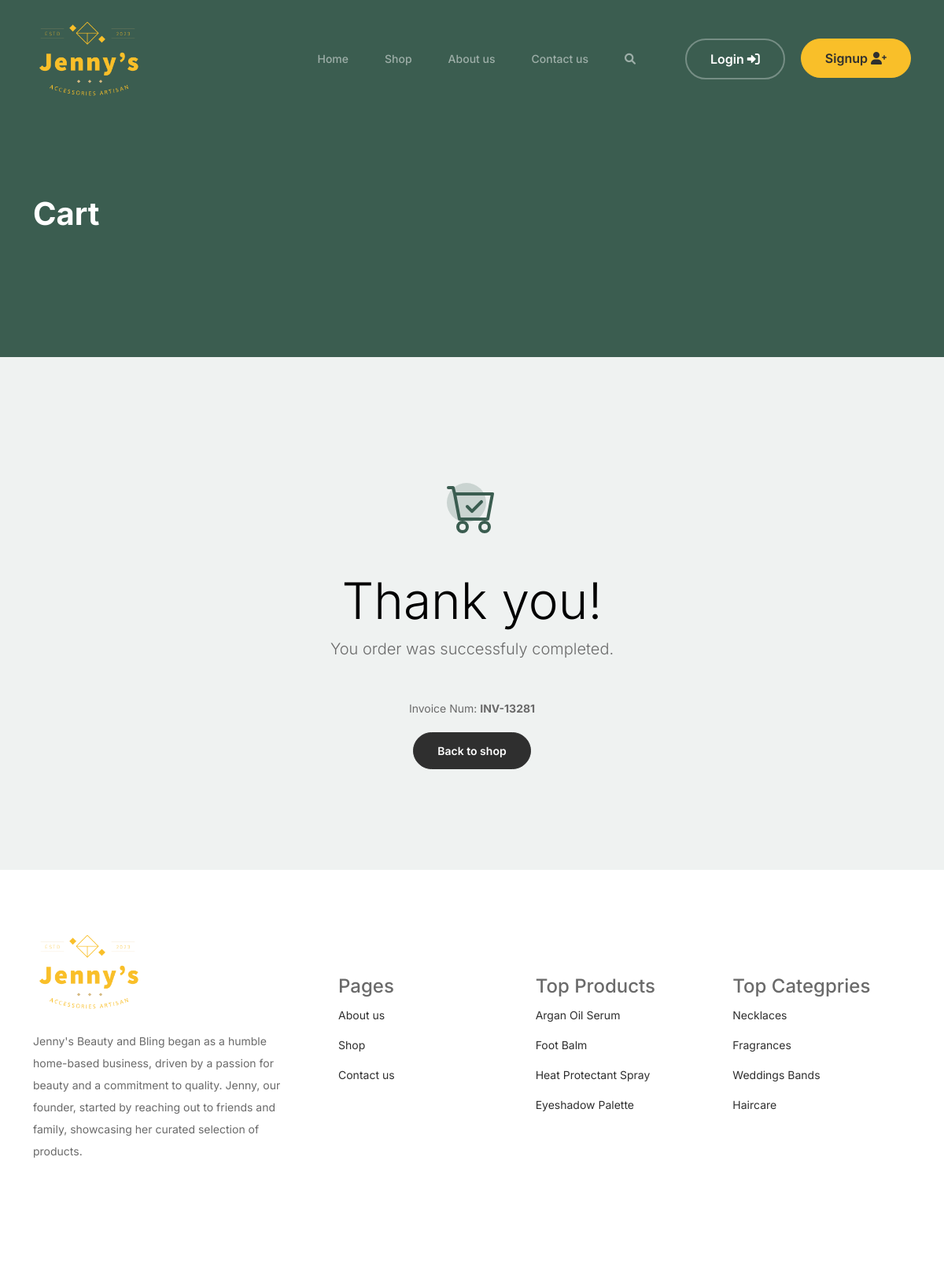
Page /thankyou.php?inv-num=33 on the committed database.
### tables this page shows
CREATE TABLE `orders` (
  `o_id` int(11) NOT NULL AUTO_INCREMENT,
  `u_id` int(11) DEFAULT NULL,
  `invoice_num` varchar(255) DEFAULT NULL,
  `order_date` timestamp NOT NULL DEFAULT current_timestamp(),
  PRIMARY KEY (`o_id`),
  UNIQUE KEY `invoice_num` (`invoice_num`)
);

CREATE TABLE `products` (
  `p_id` int(11) NOT NULL AUTO_INCREMENT,
  `p_name` varchar(255) DEFAULT NULL,
  `p_image` varchar(255) DEFAULT NULL,
  `p_price` varchar(255) DEFAULT NULL,
  `c_id` int(11) DEFAULT NULL,
  `p_stock` int(11) DEFAULT NULL,
  `p_desc` varchar(255) DEFAULT NULL,
  PRIMARY KEY (`p_id`),
  KEY `c_id` (`c_id`),
  CONSTRAINT `products_ibfk_1` FOREIGN KEY (`c_id`) REFERENCES `categories` (`c_id`)
);

CREATE TABLE `categories` (
  `c_id` int(11) NOT NULL AUTO_INCREMENT,
  `c_name` varchar(255) DEFAULT NULL,
  PRIMARY KEY (`c_id`)
);

### thankyou.php (the view, shortened to what this page needs)
<!doctype html>
<html lang="en">
<head>
		<link href="css/bootstrap.min.css" rel="stylesheet">
		<link href="https://cdnjs.cloudflare.com/ajax/libs/font-awesome/6.0.0-beta3/css/all.min.css" rel="stylesheet">
		<link href="css/tiny-slider.css" rel="stylesheet">
		<link href="css/style.css" rel="stylesheet">
	</head>
	<body>
		<?php
			require_once(__DIR__ . "/config/database-con.php");
			include_once(__DIR__ . "/components/header.php");
		?>
			<div class="hero">
				<div class="container">
					<div class="row justify-content-between">
						<div class="col-lg-5">
							<div class="intro-excerpt">
								<h1>Cart</h1>
							</div>
						</div>
						<div class="col-lg-7">
						</div>
					</div>
				</div>
			</div>
		<div class="untree_co-section">
    <div class="container">
      <div class="row">
        <div class="col-md-12 text-center pt-5">
          <span class="display-3 thankyou-icon text-primary">
          </span>
          <h2 class="display-3 text-black">Thank you!</h2>
          <p class="lead mb-5">You order was successfuly completed.</p>
		  <?php
		 	if(isset($_GET['inv-num'])){
				 $oId = $_GET['inv-num'];
				 $sqlQuery = "SELECT `invoice_num` FROM `orders` WHERE o_id=$oId";
				 $result = mysqli_query($connection, $sqlQuery);
				 if($result && mysqli_num_rows($result) > 0){
					$row = mysqli_fetch_assoc($result);
					$invNum = $row['invoice_num'];
					echo "<p>Invoice Num: <b>$invNum</b></p>";
				 }
			}
		  ?>
          <p><a href="shop.php" class="btn btn-sm btn-outline-black">Back to shop</a></p>
        </div>
      </div>
    </div>
  </div>
		<?php
			include_once(__DIR__ . "/components/footer.php");
		?>
	</body>
</html>

### components/footer.php
<footer class="footer-section">
    <div class="container relative">
        <div class="row g-5 mb-5">
            <div class="col-lg-4">
                <div class="mb-4 footer-logo-wrap">
                    <a href="#" class="footer-logo">
                        <img src="./images/logo-01-01.png" style="width: 144px;" alt="">
                    </a>
                </div>
                <p class="mb-4">
                    Jenny's Beauty and Bling began as a humble home-based business, driven by a passion for beauty and a commitment to quality. Jenny, our founder, started by reaching out to friends and family, showcasing her curated selection of products.
                </p>
            </div>
            <div class="col-lg-8">
                <div class="row links-wrap">
                    <div class="col-6 col-sm-6 col-md-4">
                        <h4>Pages</h4>
                        <ul class="list-unstyled">
                            <li><a href="./about.php">About us</a></li>
                            <li><a href="./shop.php">Shop</a></li>
                            <li><a href="./contact.php">Contact us</a></li>
                        </ul>
                    </div>
                    <div class="col-6 col-sm-6 col-md-4">
                        <h4>Top Products</h4>
                        <ul class="list-unstyled">
                            <?php
                                $sqlQuery = "SELECT p_id, p_name FROM products GROUP BY RAND() LIMIT 4";
                                $result = mysqli_query($connection, $sqlQuery);
                                if(mysqli_num_rows($result) > 0){
                                    while($row = mysqli_fetch_assoc($result)){
                                        $pId = $row['p_id'];
                                        $pName = $row['p_name'];
                            ?>
                                <li><a href="./product.php?pId=<?php echo $pId?>"><?php echo $pName ?></a></li>
                            <?php
                                    }
                                }
                            ?>
                        </ul>
                    </div>
                    <div class="col-6 col-sm-6 col-md-4">
                        <h4>Top Categpries</h4>
                        <ul class="list-unstyled">
                            <?php
                                $sqlQuery = "SELECT * FROM categories ORDER BY RAND() LIMIT 4";
                                $result = mysqli_query($connection, $sqlQuery);
                                if(mysqli_num_rows($result)){
                                    while($row = mysqli_fetch_assoc($result)){
                                        $c_id = $row['c_id'];
                                        $c_name = $row['c_name'];
                            ?>
                            <li><a href="./shop.php?cat=<?php echo $c_id ?>"><?php echo $c_name ?></a></li>
                            <?php
                                    }
                                }
                            ?>
                        </ul>
                    </div>
                </div>
            </div>
        </div>
    </div>
</footer>

### css/style.css (style rules this page uses)
body { overflow-x: hidden; position: relative; }
body { font-family: "Inter", sans-serif; font-weight: 400; line-height: 28px; color: #6a6a6a; font-size: 14px; background-color: #eff2f1; }
a { text-decoration: none; -webkit-transition: .3s all ease; -o-transition: .3s all ease; transition: .3s all ease; color: #2f2f2f; text-decoration: underline; }
.hero { background: #3b5d50; padding: calc(4rem - 30px) 0 0rem 0; }
@media (min-width: 768px) { .hero { padding: calc(4rem - 30px) 0 4rem 0; } }
@media (min-width: 992px) { .hero { padding: calc(8rem - 30px) 0 8rem 0; } }
.hero .intro-excerpt { position: relative; z-index: 4; }
@media (min-width: 992px) { .hero .intro-excerpt { max-width: 450px; } }
.hero h1 { font-weight: 700; color: #ffffff; margin-bottom: 30px; }
.btn { font-weight: 600; padding: 12px 30px; border-radius: 30px; color: #ffffff; background: #2f2f2f; border-color: #2f2f2f; }
.footer-section { padding: 80px 0; background: #ffffff; }
.footer-section .relative { position: relative; }
.footer-section a { text-decoration: none; color: #2f2f2f; -webkit-transition: .3s all ease; -o-transition: .3s all ease; transition: .3s all ease; }
.footer-section .links-wrap { margin-top: 0px; }
@media (min-width: 992px) { .footer-section .links-wrap { margin-top: 54px; } }
.footer-section .links-wrap ul li { margin-bottom: 10px; }
.footer-section .footer-logo-wrap .footer-logo { font-size: 32px; font-weight: 500; text-decoration: none; color: #3b5d50; }
.untree_co-section { padding: 7rem 0; }
.text-primary { color: #3b5d50 !important; }
.thankyou-icon { position: relative; color: #3b5d50; }
.thankyou-icon:before { position: absolute; content: ""; width: 50px; height: 50px; border-radius: 50%; background: rgba(59, 93, 80, 0.2); }

### rows in the picture
orders: invoice_num "INV-13281"
products: p_name "Argan Oil Serum"
products: p_name "Foot Balm"
products: p_name "Heat Protectant Spray"
products: p_name "Eyeshadow Palette"
categories: c_name "Necklaces"
categories: c_name "Fragrances"
categories: c_name "Weddings Bands"
categories: c_name "Haircare"
